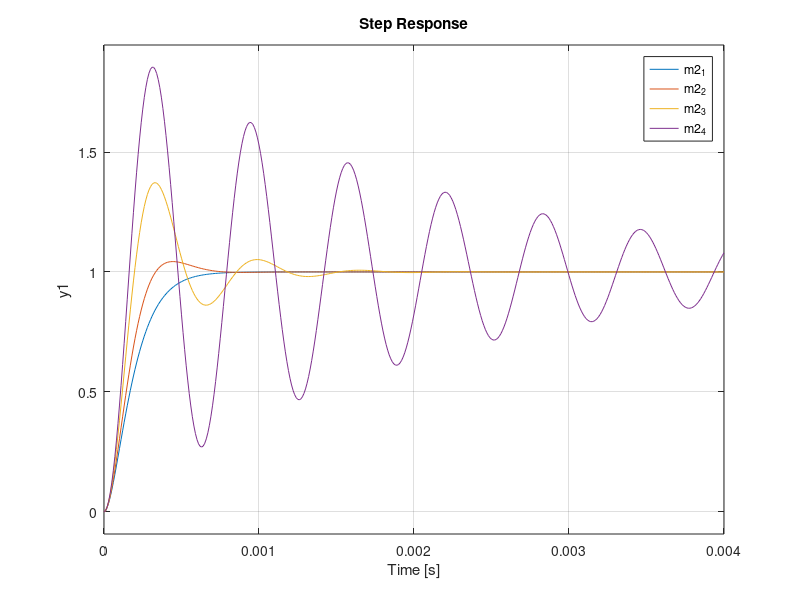
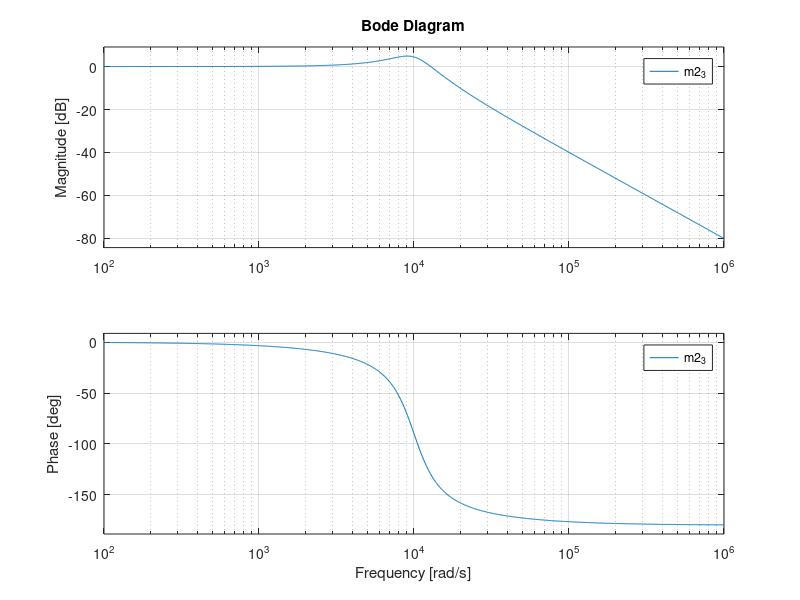
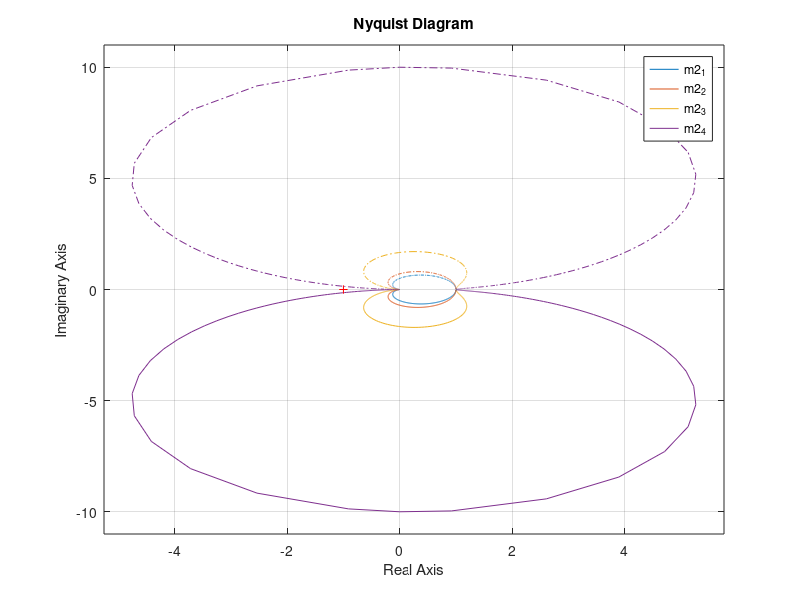
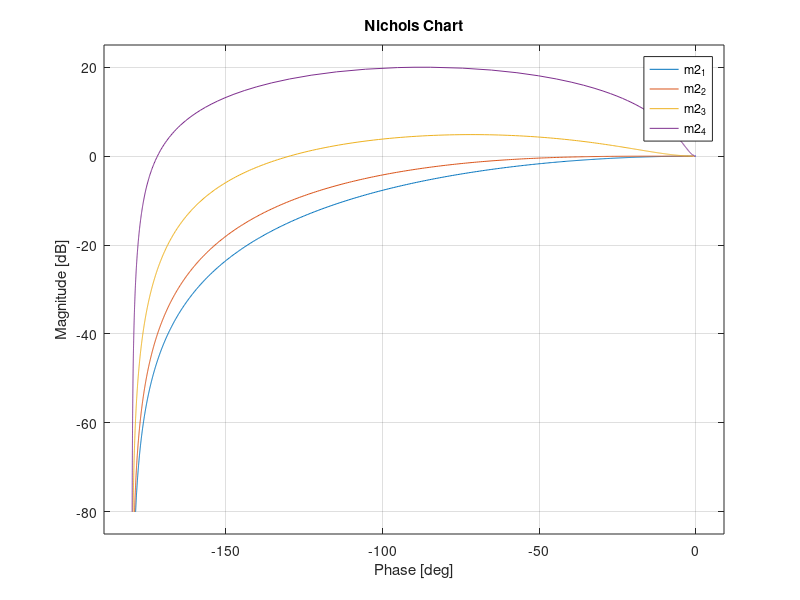

Source code (MATLAB) for these figures, in order:
%diary naam.txt -> onnodig in een script
clear all
close all

wn = 1e4;
z1 = 1;
z2 = 0.707
z3 = 0.3
z4 = 0.05
tel1 = [wn^2];
noem1 = [1 2*z1*wn wn^2];
noem2 = [1 2*z2*wn wn^2];
noem3 = [1 2*z3*wn wn^2];
noem4 = [1 2*z4*wn wn^2];
m2_1 = tf(tel1,noem1)
m2_2 = tf(tel1,noem2)
m2_3 = tf(tel1,noem3)
m2_4 = tf(tel1,noem4)

tijd = [0:0.00001:0.004];
figure
step(m2_1, m2_2, m2_3, m2_4, tijd), grid on, legend

figure
bode(m2_3), grid on, legend
figure
nyquist(m2_1, m2_2, m2_3, m2_4)
figure
nichols(m2_1, m2_2, m2_3, m2_4)